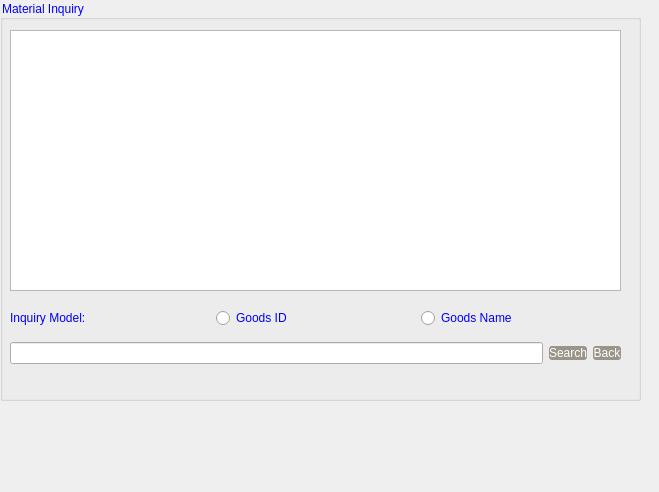
<?xml version="1.0" encoding="UTF-8"?>
<ui version="4.0">
 <class>Inventoryinquiry</class>
 <widget class="QWidget" name="Inventoryinquiry">
  <property name="geometry">
   <rect>
    <x>0</x>
    <y>0</y>
    <width>659</width>
    <height>492</height>
   </rect>
  </property>
  <property name="sizePolicy">
   <sizepolicy hsizetype="Expanding" vsizetype="Expanding">
    <horstretch>0</horstretch>
    <verstretch>0</verstretch>
   </sizepolicy>
  </property>
  <property name="windowTitle">
   <string>Form</string>
  </property>
  <widget class="QGroupBox" name="groupBox">
   <property name="geometry">
    <rect>
     <x>0</x>
     <y>0</y>
     <width>641</width>
     <height>401</height>
    </rect>
   </property>
   <property name="styleSheet">
    <string notr="true">color:blue;

font: 75 14pt &quot;Aparajita&quot;;</string>
   </property>
   <property name="title">
    <string>Material Inquiry</string>
   </property>
   <widget class="QTableView" name="tableView">
    <property name="geometry">
     <rect>
      <x>10</x>
      <y>30</y>
      <width>611</width>
      <height>261</height>
     </rect>
    </property>
   </widget>
   <widget class="QWidget" name="layoutWidget">
    <property name="geometry">
     <rect>
      <x>10</x>
      <y>300</y>
      <width>611</width>
      <height>72</height>
     </rect>
    </property>
    <layout class="QVBoxLayout" name="verticalLayout">
     <item>
      <layout class="QHBoxLayout" name="horizontalLayout">
       <item>
        <widget class="QLabel" name="label">
         <property name="text">
          <string>Inquiry Model:</string>
         </property>
        </widget>
       </item>
       <item>
        <widget class="QRadioButton" name="GoodIDradioButton">
         <property name="text">
          <string>Goods ID</string>
         </property>
        </widget>
       </item>
       <item>
        <widget class="QRadioButton" name="GoodsNameradioButton">
         <property name="text">
          <string>Goods Name</string>
         </property>
        </widget>
       </item>
      </layout>
     </item>
     <item>
      <layout class="QHBoxLayout" name="horizontalLayout_3">
       <item>
        <widget class="QLineEdit" name="lineEdit"/>
       </item>
       <item>
        <layout class="QHBoxLayout" name="horizontalLayout_2">
         <item>
          <widget class="QPushButton" name="searchpushButton">
           <property name="styleSheet">
            <string notr="true">QPushButton { background-color: rgb(153, 149, 137); border-radius: 3px; color: rgb(255, 255, 255); } QPushButton:hover { background-color: black; }
</string>
           </property>
           <property name="text">
            <string>Search</string>
           </property>
          </widget>
         </item>
         <item>
          <widget class="QPushButton" name="backpushButton">
           <property name="styleSheet">
            <string notr="true">QPushButton { background-color: rgb(153, 149, 137); border-radius: 3px; color: rgb(255, 255, 255); } QPushButton:hover { background-color: black; }
</string>
           </property>
           <property name="text">
            <string>Back</string>
           </property>
          </widget>
         </item>
        </layout>
       </item>
      </layout>
     </item>
    </layout>
   </widget>
  </widget>
 </widget>
 <resources/>
 <connections/>
</ui>
